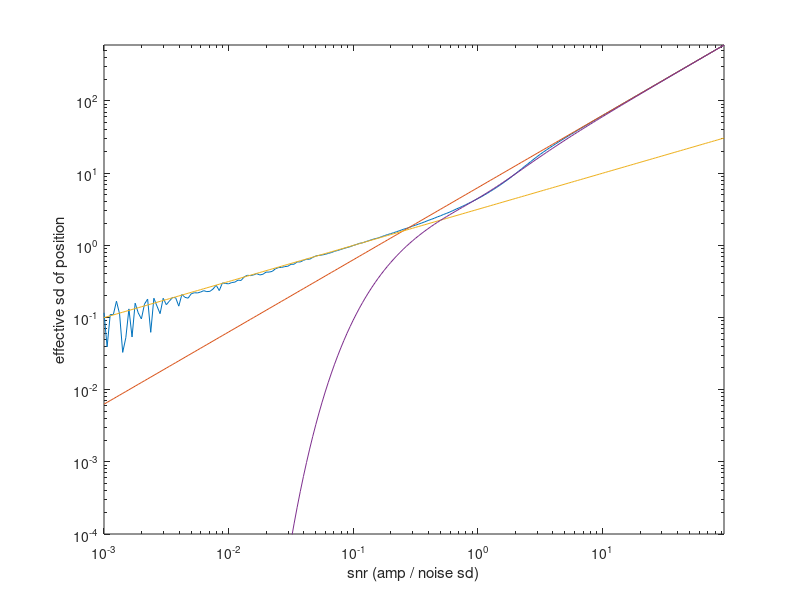

This figure's MATLAB source:
% xMonteCarloVariance
% Conclusion is that precision of location goes as SNR for SNR (amp/SD)
% > 0.25, but as sqrt(SNR) below that corner.  precision (val/SD) is down
% to 1/2 at SNR=.07 (val/SD).

n0=1e6;
n=1e6;
nas=200;
a0s=zeros(nas,1);
vars=zeros(nas,1);
for i=1:nas
    a0s(i)=.001*10^((i-1)*5/nas);
    %     n=round(n0/sqrt(a0s(i)));
    a=a0s(i)+randn(n,1);
    b=randn(n,1);
    angs=atan2(b,a)/(2*pi);
    s1=mean(angs);
    s2=mean(angs.^2);
    vars(i)=s2;
    if mod(i,10)==0
        hist(angs,1000);
        title(i);
        drawnow;
    end;
end;
%%
effst=1./(1./vars-12);
% loglog(a0s,vars);
fit=2*pi*a0s.*(1+(1.2./a0s).^2.5)./(1+(1.3./a0s).^2).*exp(-.3./a0s);
% the above is a good fit down to about SNR=.3, and then drops off rapidly.
% fit=2*pi*a0s.*exp(-.4./a0s);
% the above is a conservative fit that starts to drop at SNR=1.
loglog(a0s,sqrt(1./effst),a0s,a0s*(2*pi),a0s,sqrt(a0s)*(pi),a0s, fit);
axis([-inf inf 1e-4 inf]);
ylabel('effective sd of position');
xlabel('snr (amp / noise sd)');
